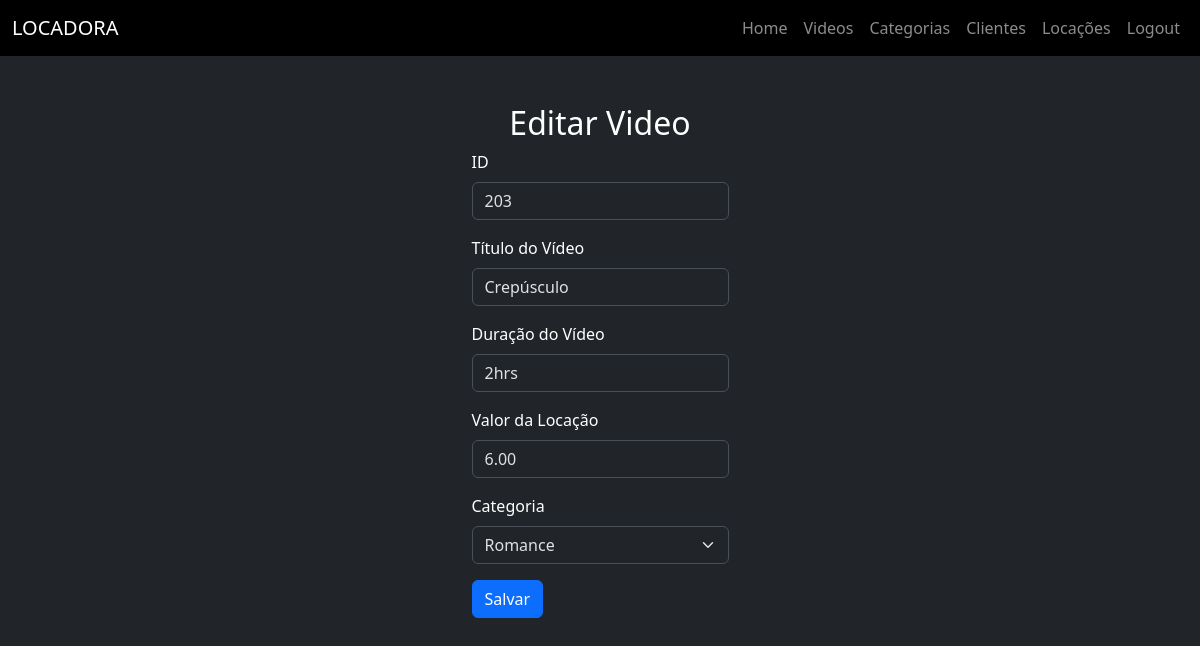
The app's page /index.php?menu=editar-videos&idFilme=203 (signed in) with its own data.
### tables this page shows
CREATE TABLE `tbfilmes` (
  `idFilme` int NOT NULL AUTO_INCREMENT,
  `tituloFilme` varchar(100) NOT NULL,
  `duracaoFilme` varchar(10) NOT NULL,
  `valorLocacao` decimal(10,2) NOT NULL,
  `idCategoria` int NOT NULL,
  `statusFilme` int NOT NULL DEFAULT '0',
  PRIMARY KEY (`idFilme`)
);

CREATE TABLE `tbcategorias` (
  `idCategoria` int NOT NULL AUTO_INCREMENT,
  `nomeCategoria` varchar(100) NOT NULL,
  PRIMARY KEY (`idCategoria`)
);

### editar-videos.php (the view, shortened to what this page needs)
 <?php
$idFilme = $_GET["idFilme"];
$sql = "SELECT * FROM tbfilmes WHERE idFilme = '{$idFilme}'";
$rs = mysqli_query($conexao, $sql)
or die("Erro ao realizar consulta. Erro: " . mysqli_error($conexao));
$dados = mysqli_fetch_assoc($rs);
?>
<div class="d-flex justify-content-center flex-column align-items-center mt-5">
    <div class="content">
    <h2>Editar Video</h2>
    </div>
<form action="index.php?menu=atualizar-videos" method="post">
     <div class="mb-3">
        <label class="form-label" for="idFilme">ID</label>
        <input class="form-control" type="text" name="idFilme" id="idFilme" value="<?=$dados['idFilme']?>" readonly required>
    </div>
     <div class="mb-3">
        <label class="form-label" for="tituloFilme">Título do Vídeo</label>
        <input class="form-control" type="text" name="tituloFilme" id="tituloFilme" value="<?=$dados['tituloFilme']?>" required>
    </div>
     <div class="mb-3">
        <label class="form-label" for="duracaoFilme">Duração do Vídeo</label>
        <input class="form-control" type="text" name="duracaoFilme" id="duracaoFilme" value="<?=$dados['duracaoFilme']?>" required>
    </div>
     <div class="mb-3">
        <label class="form-label" for="valorLocacao">Valor da Locação</label>
        <input class="form-control" type="text" name="valorLocacao" id="valorLocacao" value="<?=$dados['valorLocacao']?>" required>
    </div>
     <div class="mb-3">
        <label class="form-label" for="idCategoria">Categoria</label>
        <select class="form-select" name="idCategoria" id="idCategoria" required>
            <?php
            $sql = "SELECT * FROM tbcategorias order by nomeCategoria ASC";
            $rs = mysqli_query($conexao,$sql);
            while ($dados2 = mysqli_fetch_assoc($rs)){
                ?>
                <option
                    <?php echo ($dados["idCategoria"] == $dados2["idCategoria"])?"selected":""?>
                    value="<?= $dados2["idCategoria"] ?>">
                    <?= $dados2["nomeCategoria"] ?>
                </option>
            <?php
            }
            ?>
        </select>
    </div>
     <div class="mb-3">
        <button class="btn btn-primary"  type="submit">Salvar</button>
    </div>
</form>
</div>

### records on screen
tbfilmes: idFilme "203", tituloFilme "Crepúsculo", duracaoFilme "2hrs", valorLocacao "6.00", idCategoria "Romance"

### other values on screen
$item_menu['item_menu'] "Home"
$item_menu['item_menu'] "Videos"
$item_menu['item_menu'] "Categorias"
$item_menu['item_menu'] "Clientes"
$item_menu['item_menu'] "Locações"
